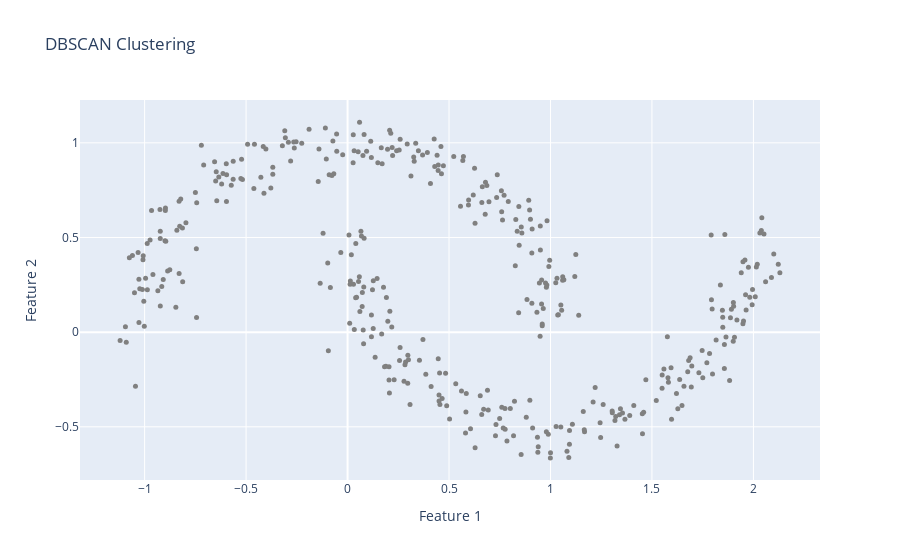

Notebook code for this chart:
### Markdown cell above
As you can see, DBSCAN wasn't able to find two clusters because eps was extremely high. Therefore, we obtain a very low density cluster.

Let's now try with a very low eps:

### Code cell
# Instanciation de DBSCAN
db = DBSCAN(eps=0.001, min_samples=5, metric="euclidean", algorithm="brute")

# Ajustement du modèle sur les données
db.fit(X)

# Récupération des labels (clusters détectés)
labels = db.labels_

# Création d'une figure interactive avec Plotly
fig = go.Figure()

# Boucle pour visualiser chaque cluster
for cluster_id in np.unique(labels):
    # Gestion des points bruités (label = -1)
    if cluster_id == -1:
        cluster_points = X[labels == cluster_id]
        fig.add_trace(go.Scatter(
            x=cluster_points[:, 0], 
            y=cluster_points[:, 1],
            mode="markers",
            marker=dict(color="grey", size=5, symbol="circle"),
            name="Noise"
        ))
    else:
        # Points appartenant à un cluster
        cluster_points = X[labels == cluster_id]
        fig.add_trace(go.Scatter(
            x=cluster_points[:, 0], 
            y=cluster_points[:, 1],
            mode="markers",
            name=f"Cluster {cluster_id}"
        ))

# Configuration de la figure
fig.update_layout(
    title="DBSCAN Clustering",
    xaxis_title="Feature 1",
    yaxis_title="Feature 2",
    legend_title="Clusters",
)

fig.show()

### Figure 1 — Plotly figure (JSON) as saved in the notebook; plotly's stock layout.template omitted (floating-point values rounded to 4 significant figures; data arrays with more than 128 entries replaced by an {"elided": "..."} marker saying what was removed)
{"data": [{"marker": {"color": "grey", "size": 5, "symbol": "circle"}, "mode": "markers", "name": "Noise", "type": "scatter", "x": {"elided": "400 float values"}, "y": {"elided": "400 float values"}}], "layout": {"legend": {"title": {"text": "Clusters"}}, "title": {"text": "DBSCAN Clustering"}, "xaxis": {"title": {"text": "Feature 1"}}, "yaxis": {"title": {"text": "Feature 2"}}}}
